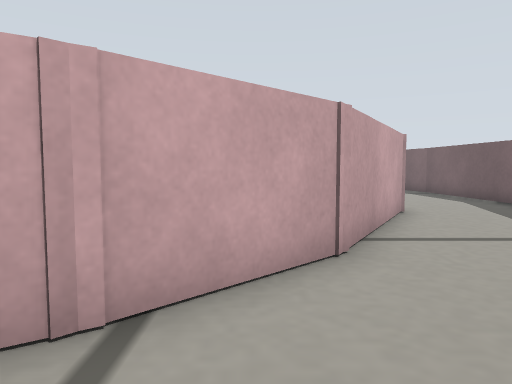
[1] (above)

13 first-person views from a walk through a world built for the Gazebo simulator. The camera is 0.12 m above the floor, tilts 4° down and sees 70° across. The floor is counted in squares, 0.1 m on a side. Each view is taken from the middle of a square. On the plan, view 1 faces up. The plan holds only what a view shows up to about 14 squares ahead; the rest is blank. The place goes on beyond the plan.

[2]
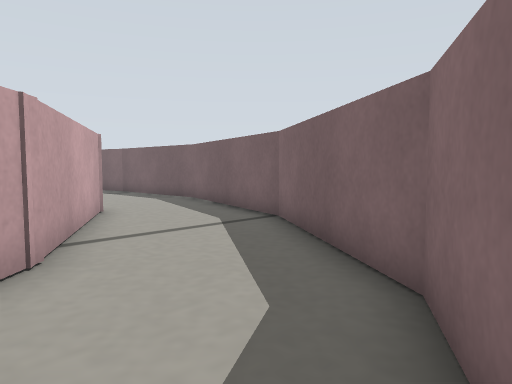

[3]
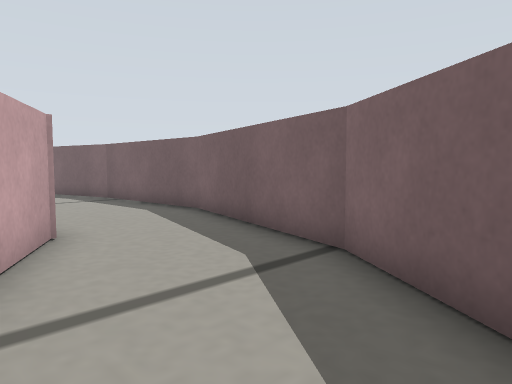

[4]
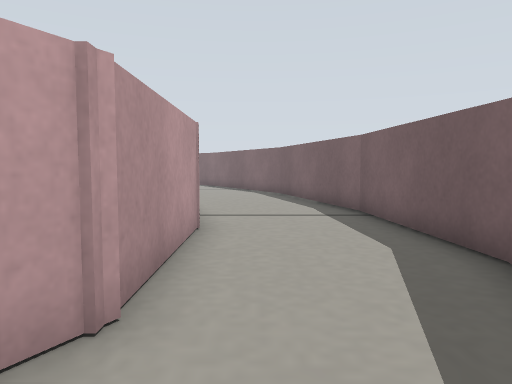

[5]
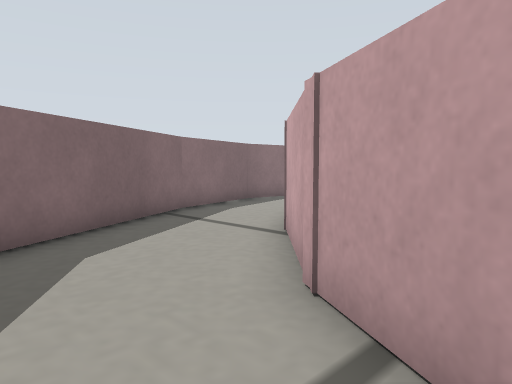

[6]
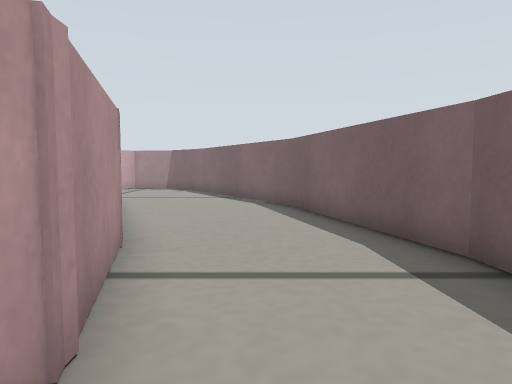

[7]
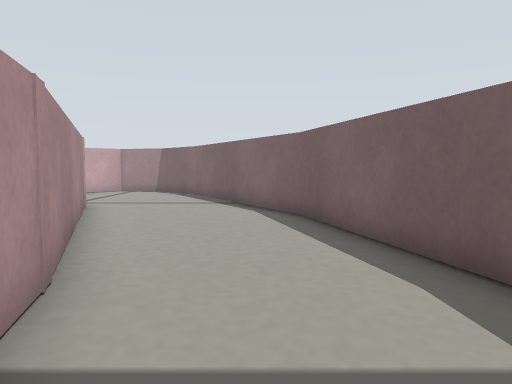

[8]
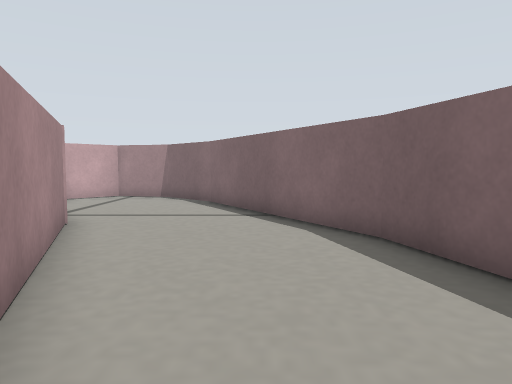

[9]
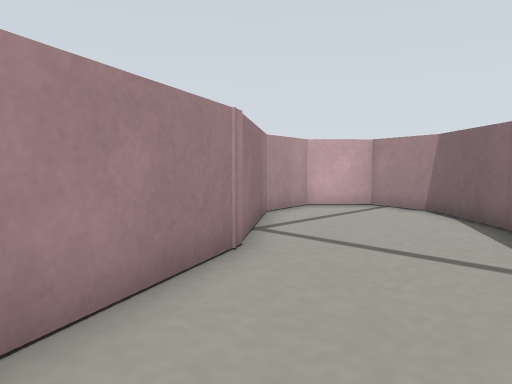

[10]
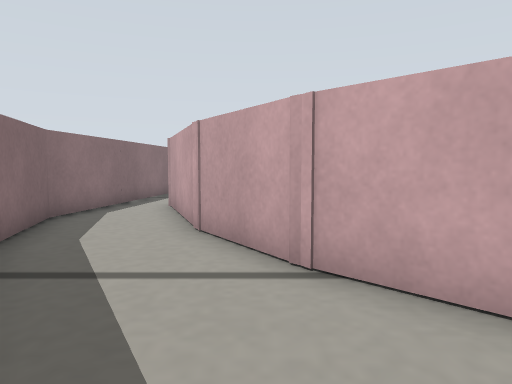

[11]
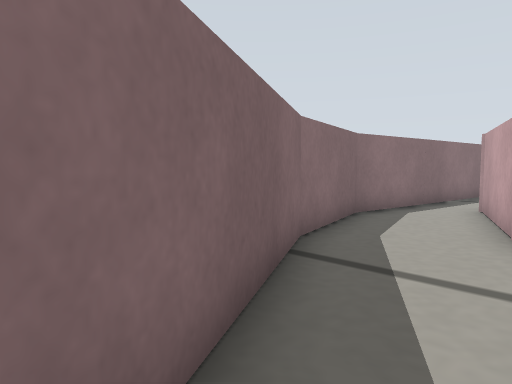

[12]
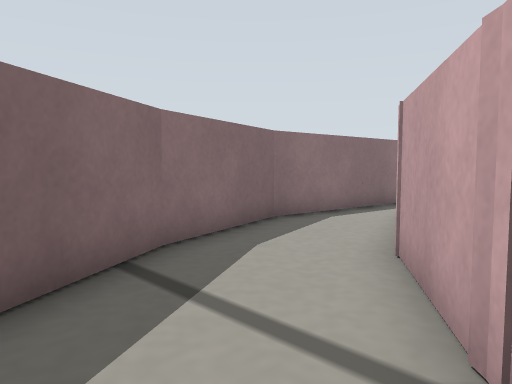

[13]
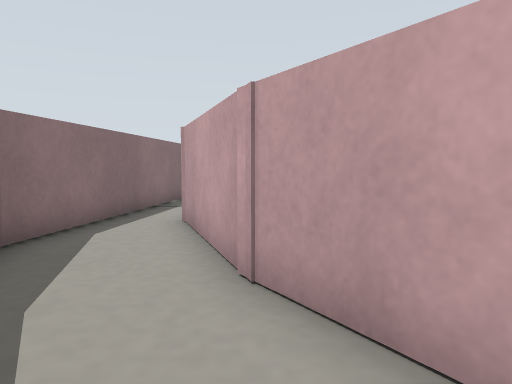

### Floor plan
Points are (right, up) in squares from view 1. A wall is a line through its corners. A room is listed if a view was taken in it or the views show most of it. See-through windows are left out.
Room 1 (views 1, 2, 3, 4, 5, 6, 7, 8, 10, 11, 12, 13)
walls: (4, 9.8) (1.1, 4.7); (1.4, 5.1) (-1.4, 2.4); (3.9, 14.2) (3.9, 9.4); (-1.1, 2.6) (-4, 0.7); (7.8, 16.6) (6.7, 20.9); (2.9, 17.7) (3.9, 13.9); (2.7, 18.1) (3.1, 17.2); (-3.6, 1) (-5, 0.5); (-1.8, -1.8) (3.4, 1.2) (6.5, 5.7) (8.1, 11.4) (7.7, 16.8); (-4.1, -2.4) (-1.8, -1.7)
ways out: opening at (4.3, 20) to room 2; opening at (-4, -1) to room 3
Room 2 (view 9)
walls: (-0.1, 24.8) (2.7, 18.1); (2.5, 29.1) (0.6, 31) (-1.5, 31.5) (-2.8, 30.1) (-2.6, 28) (0.2, 24.4); (6.1, 22.9) (2.5, 29.2); (6.7, 20.9) (6.1, 23)
ways out: opening at (4.3, 20) to room 1
Room 3 (no view inside)
walls: (-5, 0.5) (-7.8, -0.5); (-8.5, -2.3) (-5.3, -2.7) (-4.1, -2.4)
ways out: opening at (-4, -1) to room 1

Where each view was taken, in squares from view 1:
view 1: 0 up, 0 right, facing up
view 2: 0 up, 0 right, facing up-right
view 3: 3 up, 2 right, facing up-right
view 4: 7 up, 5 right, facing up
view 5: 7 up, 4 right, facing down-left
view 6: 12 up, 5 right, facing up
view 7: 14 up, 5 right, facing up
view 8: 17 up, 4 right, facing up
view 9: 21 up, 4 right, facing up-left
view 10: 2 up, 3 right, facing left
view 11: 2 up, 3 right, facing down-left
view 12: 3 up, 1 right, facing down-left
view 13: 1 up, 0 right, facing left
